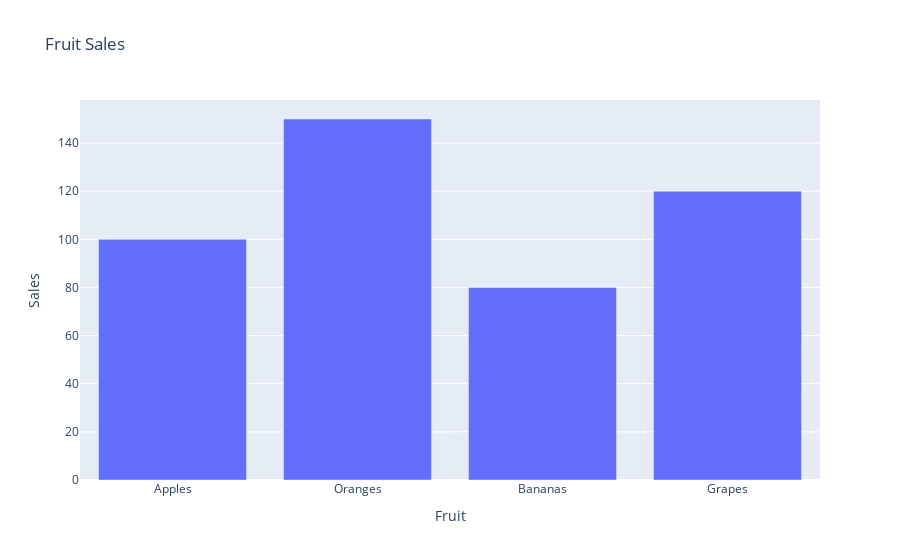

Notebook source saved alongside this figure:
### Code cell
#5. Generate a bar plot using Plotly?
!pip install plotly
import plotly.express as px
data = {
    'Fruit': ['Apples', 'Oranges', 'Bananas', 'Grapes'],
    'Sales': [100, 150, 80, 120]
}
import pandas as pd
df = pd.DataFrame(data)
fig = px.bar(df, x='Fruit', y='Sales', title='Fruit Sales')
fig.show()

### Figure 1 — Plotly figure (JSON) as saved in the notebook; plotly's stock layout.template omitted (floating-point values rounded to 4 significant figures)
{"data": [{"hovertemplate": "Fruit=%{x}<br>Sales=%{y}<extra></extra>", "legendgroup": "", "marker": {"color": "#636efa", "pattern": {"shape": ""}}, "name": "", "orientation": "v", "showlegend": false, "textposition": "auto", "type": "bar", "x": ["Apples", "Oranges", "Bananas", "Grapes"], "xaxis": "x", "y": [100, 150, 80, 120], "yaxis": "y"}], "layout": {"barmode": "relative", "legend": {"tracegroupgap": 0}, "title": {"text": "Fruit Sales"}, "xaxis": {"anchor": "y", "domain": [0, 1], "title": {"text": "Fruit"}}, "yaxis": {"anchor": "x", "domain": [0, 1], "title": {"text": "Sales"}}}}
